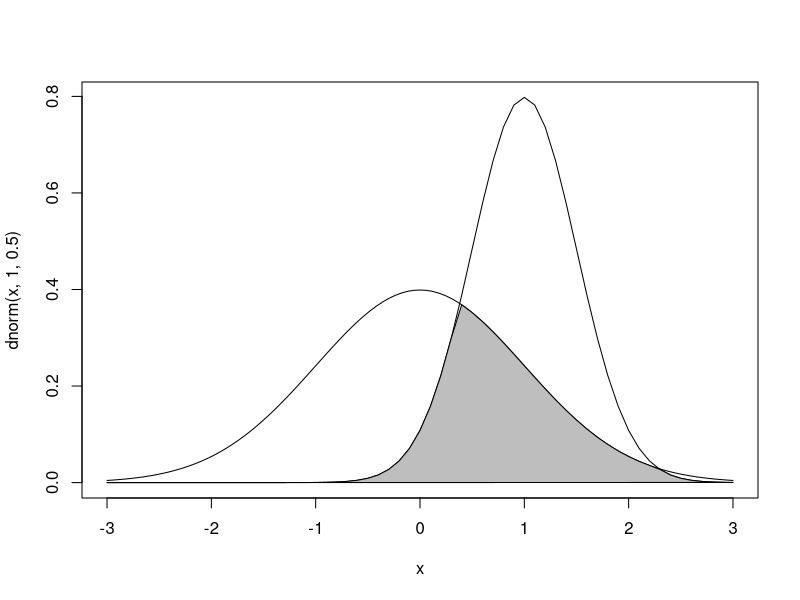

This chart was generated by the following R code:
##########################################################################################################################################

#(주의) ->  순차적으로 코드를 실행하는 것을 권함!

#에러 발생 시 github Finance/R-Finance-Programming 경로에 issue를 남기면 확인

##########################################################################################################################################



### 그래프의 특정영역 칠하기.

##########################################################################################################################################

## polygon함수를 이용하는 방법.

x<-seq(-3,3,0.1) 
plot(x,dnorm(x,1,0.5), xlim=c(-3,3),type='l')    # 평균이 1이고 분산이 0.5인 정규분포를 (-3,3) 구간에 그림.
curve(dnorm,add = T)                             # 표준정규분포(평균이 0, 분산이 1)를 그 위에 추가로 (add = T)를 그림.
y<-pmin(dnorm(x,1,0.5),dnorm(x,0,1))             # x가 주어졌을 때, 평균이 1이고, 분산이 0.5인 정규분포함수 값과 표준정규분포함수 
                                                 # 값을 비교하여 작은 값을 y에 저장.  
polygon(x,y,col = 'gray')                        # (x, y) 좌표쌍으로 둘러싸인 다각형을 그리고, 그 내부를 회색으로 칠함.  




graphics.off()                    # 그래프 지워주는 함수.



############################################################결과값(print)#################################################################

# > x<-seq(-3,3,0.1) 
# > plot(x,dnorm(x,1,0.5), xlim=c(-3,3),type='l')    # 평균이 1이고 분산이 0.5인 정규분포를 (-3,3) 구간에 그림.
# > curve(dnorm,add = T)                             # 표준정규분포(평균이 0, 분산이 1)를 그 위에 추가로 (add = T)를 그림.
# > y<-pmin(dnorm(x,1,0.5),dnorm(x,0,1))             # x가 주어졌을 때, 평균이 1이고, 분산이 0.5인 정규분포함수 값과 표준정규분포함수 
# >                                                  # 값을 비교하여 작은 값을 y에 저장.  
#   > polygon(x,y,col = 'gray')                        # (x, y) 좌표쌍으로 둘러싸인 다각형을 그리고, 그 내부를 회색으로 칠함.

##########################################################################################################################################
